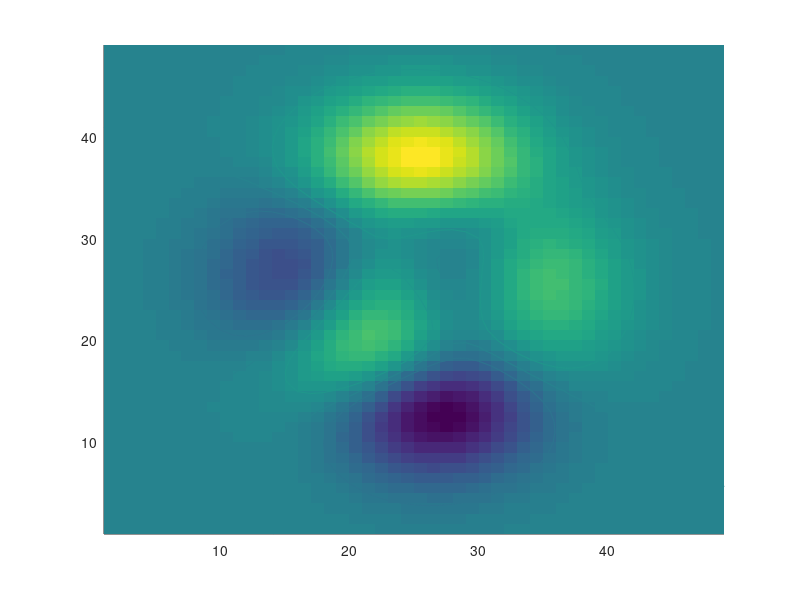

Recreate this plot in MATLAB. (Note: this script raises an error after producing the figure.)
clear
Z=peaks(50);

figure(34);clf;hold on
pcolor(peaks)
shading flat
contour( peaks, [-1 0 1 ],'edgecolor',[1 0.1 0.5]) %Last is RGB triplet 

figure(35);clf;hold on
dx = 1000; % km
dZdx = diff(Z,1,2)./dx;
pcolor(dZdx)
contour( Z, [-1 0 1 ],'edgecolor',[1 1 1]*0.9)
shading flat
%caxis([-1 1]*max(abs(dZdx(:))))
%caxis([min(dZdx(:))]  max(abs(dZdx(:))) )

%%
Z = peaks(50);

figure(33);clf;hold on
surf(Z)
%get(gca,'view')
